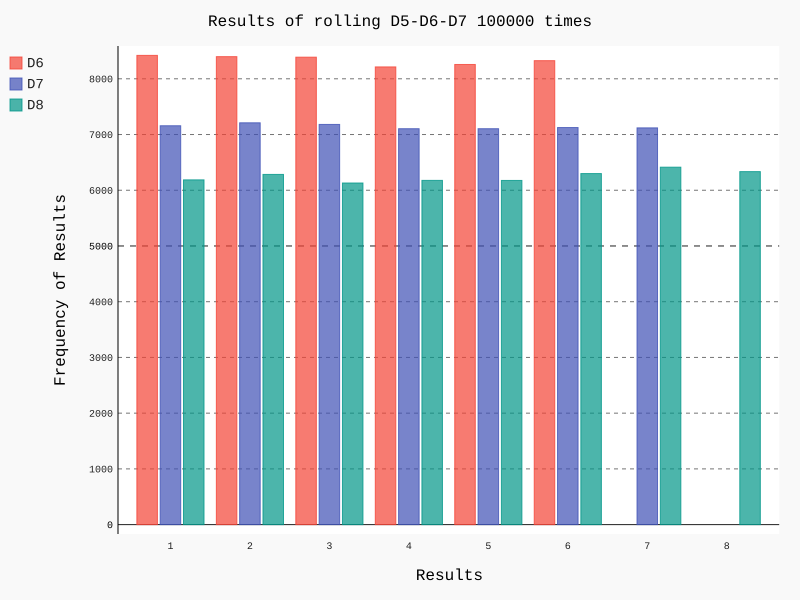

Write Python code to recreate this figure.
# coding=utf-8
# Version:3.6.3
# Tools:Pycharm
__date__ = ' 2019/5/8 9:07'
__author__ = 'lee7goal'
from die import Die
import pygal

# create a Die 6
die1 = Die()
die2 = Die(7)
die3 = Die(8)
# to roll anytimes die and save the data
results_die1 = list()
results_die2 = list()
results_die3 = list()
for roll_num1 in range(50000):
    result = die1.roll()
    results_die1.append(result)
for roll_num2 in range(50000):
    result = die2.roll()
    results_die2.append(result)
for roll_num3 in range(50000):
    result = die3.roll()
    results_die3.append(result)
# print(results)
# analyze data
frequencies1 = list()
frequencies2 = list()
frequencies3 = list()
# max_result = die1.num_sides + die2.num_sides + die3.num_sides
for value in range(1, die1.num_sides+1):
    frequency1 = results_die1.count(value)
    frequencies1.append(frequency1)
for value in range(1, die2.num_sides+1):
    frequency2 = results_die2.count(value)
    frequencies2.append(frequency2)
for value in range(1, die3.num_sides+1):
    frequency3 = results_die3.count(value)
    frequencies3.append(frequency3)
# print(frequencies)
# data visualization
hist = pygal.Bar()
hist.title = "Results of rolling D5-D6-D7 100000 times"
hist.x_labels = [str(i) for i in range(1, die3.num_sides+1)]
# print(hist.x_labels)
hist.x_title = "Results"
hist.y_title = "Frequency of Results"
hist.add('D6', frequencies1)
hist.add('D7', frequencies2)
hist.add('D8', frequencies3)
# file name
file_name = 'die_visual.svg'
hist.render_to_file(file_name)
print("%s have been saved successful" % file_name)
